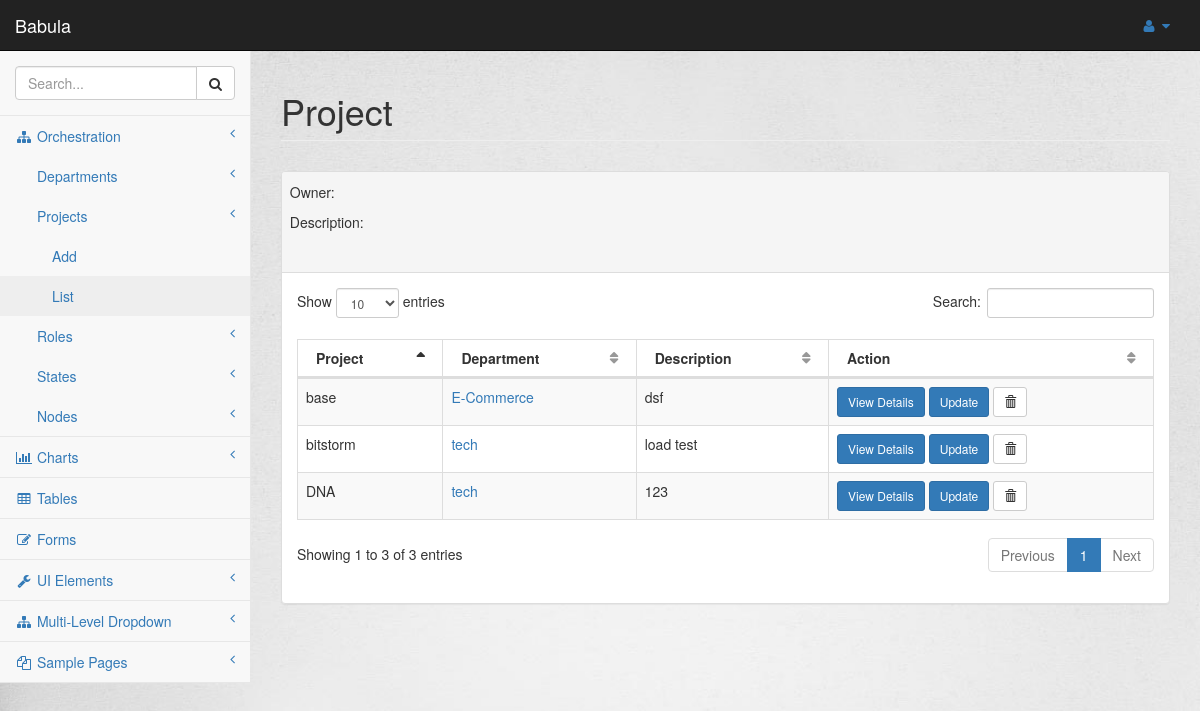
Page /orchestration/index/project/ on the committed database.
### orchestration/models.py (models this page shows, shortened)
class Project(models.Model):
    projectname = models.CharField(max_length=100)
    owner = models.CharField(max_length=100)
    opser = models.CharField(max_length=100)
    dept = models.ForeignKey(Department, on_delete=models.CASCADE)
    description = models.TextField(max_length=200)

class Department(models.Model):
    deptname = models.CharField(max_length=100)
    owner = models.CharField(max_length=100)
    description = models.TextField(max_length=100)
    dept_logo = models.FileField()
    def __str__(self):
        return self.deptname

### orchestration/views.py (the view)
class ProjectIndexView(generic.ListView):
    template_name = 'orchestration/projectindex.html'
    def get_queryset(self):
        return Project.objects.all()

### orchestration/templates/orchestration/projectindex.html (shortened to what this page needs)
{% extends 'orchestration/base.html' %}
{% block body %}
<div id="page-wrapper" class="maincontent">
    <div class="row">
        <div class="col-lg-12">
            <h1 class="page-header">Project</h1>
        </div>
    </div>
    <div class="row">
        <div class="col-lg-12">
            <div class="panel panel-default">
                <div class="panel-heading">
                    <div class="row">
                        &nbsp&nbspOwner:&nbsp {{project.owner}}
                    </div>
                    <div class="row">
                        &nbsp&nbspDescription:<br/>
                    </div>
                </div>
                <div class="panel-body">
                    <table width="100%" class="table table-striped table-bordered table-hover"
                           id="dataTables-example">
                        <thead>
                        <tr>
                            <th>Project</th>
                        <th>Department</th>
                            <th>Description</th>
                            <th>Action</th>
                        </tr>
                        </thead>
                        <tbody>
                        {% if object_list %}
                        {% for project in object_list %}
                        <tr class="odd gradeX">
                            <td>{{project.projectname}}</td>
                            <td><a href="{%url 'orchestration:deptdetail' project.dept.id%}">{{project.dept}}</a></td>
                            <td>{{project.description}}
                            </td>
                            <td class="center"><a href="{% url 'orchestration:projectdetail' project.id%}"
                                                  class="btn btn-primary btn-sm" role="button">View Details</a>
                                <a href="{% url 'orchestration:updateproject' project.id%}"
                                                  class="btn btn-primary btn-sm" role="button">Update</a>
                                <form action="{%url 'orchestration:deleteproject' project.id%}" method="post" style="display: inline;">
                                    <button type="submit" class="btn btn-default btn-sm">
                                        <span class="glyphicon glyphicon-trash"></span>
                                    </button>
                                </form>
                            </td>
                        </tr>
                        {% endfor %}
                        {% endif %}
                        </tbody>
                    </table>
                </div>
            </div>
        </div>
    </div>
</div>
{% endblock %}

### orchestration/static/orchestration/style.css (style rules this page uses)
body { background: url("images/4.jpg") no-repeat center center fixed; -webkit-background-size: cover; -moz-background-size: cover; -o-background-size: cover; background-size: cover; }
.maincontent { background: url("images/4.jpg") no-repeat center center fixed; -webkit-background-size: cover; -moz-background-size: cover; -o-background-size: cover; background-size: cover; }
.row { margin-bottom: 10px; }

### rows in the picture
Project: projectname "base", dept "E-Commerce", description "dsf"
Project: projectname "DNA", dept "tech", description "123"
Project: projectname "bitstorm", dept "tech", description "load test"
